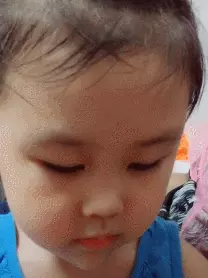
#> input picture gif/nver.webp, 208 x 278 px
$ python WebpToGif.py nver.webp
#> lines starting #> are read from the running program, lines starting #| are printed output that depends on the picture
#coding:gbk
import os,sys
from PIL import Image

im = Image.open(sys.argv[1])
#> im is the input picture: PIL image 208x278 RGBA; mean R, G, B, A 126.2, 97.6, 88.2, 255
im.save('New.gif', 'gif', save_all=True)
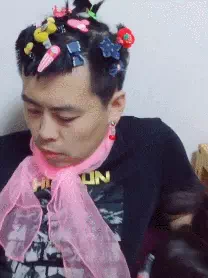
#> im: PIL image 208x278 RGBA; mean R, G, B, A 129.9, 115.3, 128.3, 255
